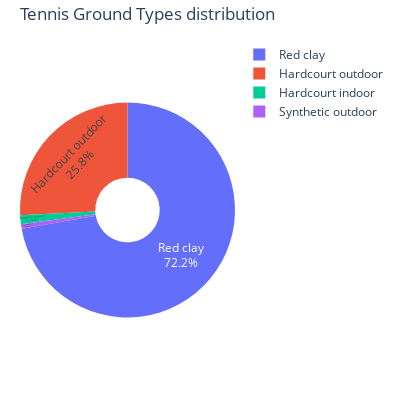

Source (notebook cell):
### Markdown cell above
### 14.	What is the most common type of surface used in tournaments?

### Code cell
MatchTournamentInfo = MatchTournamentInfo.drop_duplicates('tournament_id')
ground_type = MatchTournamentInfo.groupby('ground_type')['tournament_id'].count()
print(f'The most common type of surface used is: {ground_type.idxmax()}')
display (ground_type)

# plot
colors = ['green', 'red', 'yellow', 'blue']
fig = px.pie(
    ground_type ,
    values = ground_type.values ,
    names = ground_type.index ,
    title = 'Tennis Ground Types distribution',
    hole = 0.3  # Optional: makes it a donut chart
)

# Customize the layout
fig.update_traces(textposition='inside', textinfo='percent+label')
fig.update_layout(
    width = 400,
    height = 400,
    margin = dict(l=20, r=20, t=40, b=20)  # Adjust the margins as needed
)
# Show the chart
fig.show()

### Figure 1 — Plotly figure (JSON) as saved in the notebook; plotly's stock layout.template omitted (floating-point values rounded to 4 significant figures)
{"data": [{"domain": {"x": [0, 1], "y": [0, 1]}, "hole": 0.3, "hovertemplate": "ground_type=%{label}<br>value=%{value}<extra></extra>", "labels": ["Hardcourt indoor", "Hardcourt outdoor", "Red clay", "Synthetic outdoor"], "legendgroup": "", "name": "", "showlegend": true, "textinfo": "percent+label", "textposition": "inside", "type": "pie", "values": [4, 76, 213, 2]}], "layout": {"height": 400, "legend": {"tracegroupgap": 0}, "margin": {"b": 20, "l": 20, "r": 20, "t": 40}, "title": {"text": "Tennis Ground Types distribution"}, "width": 400}}
